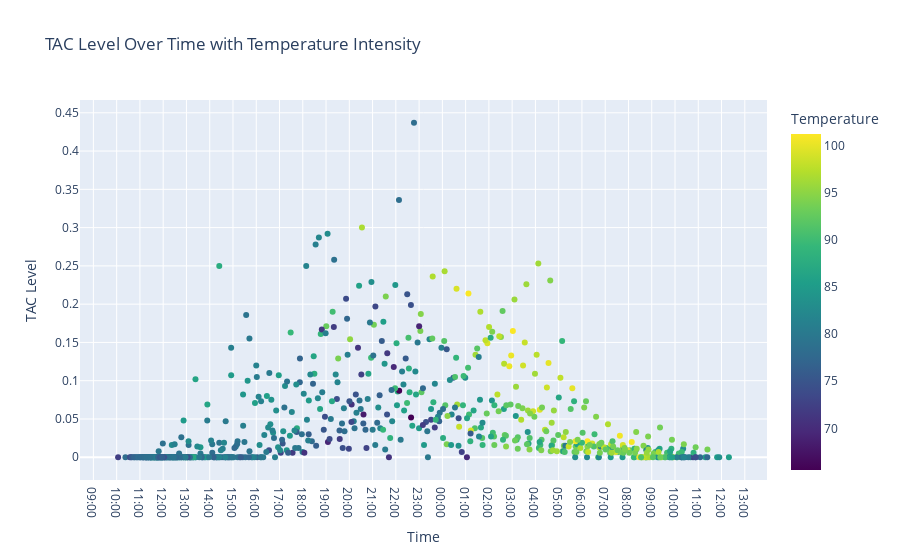

Notebook source saved alongside this figure:
### Markdown cell above
PLOTTING

### Code cell
raw_df['Time'] = pd.to_datetime(raw_df['Time'])

raw_df['Full Date'] = raw_df['Time'].dt.strftime('%Y-%m-%d %H:%M:%S')

fig = px.scatter(
    raw_df,
    x='Time',  
    y='TAC Level',  
    color='Temperature',  
    color_continuous_scale='viridis',  
    hover_data={'Full Date': True, 'IR Voltage': True, 'TAC Level': True},  
    title='TAC Level Over Time with Temperature Intensity'
)

fig.update_xaxes(
    tickformat='%H:%M',  
    dtick=3600 * 1000 
)

fig.show()

### Figure 1 — Plotly figure (JSON) as saved in the notebook; plotly's stock layout.template omitted (floating-point values rounded to 4 significant figures; data arrays with more than 128 entries replaced by an {"elided": "..."} marker saying what was removed)
{"data": [{"customdata": {"elided": "714x2 mixed values"}, "hovertemplate": "Time=%{x}<br>TAC Level=%{y}<br>Full Date=%{customdata[0]}<br>IR Voltage=%{customdata[1]}<br>Temperature=%{marker.color}<extra></extra>", "legendgroup": "", "marker": {"color": {"elided": "714 float values"}, "coloraxis": "coloraxis", "symbol": "circle"}, "mode": "markers", "name": "", "orientation": "v", "showlegend": false, "type": "scatter", "x": {"elided": "714 str values"}, "xaxis": "x", "y": {"elided": "714 float values"}, "yaxis": "y"}], "layout": {"coloraxis": {"colorbar": {"title": {"text": "Temperature"}}, "colorscale": [[0, "#440154"], [0.1111, "#482878"], [0.2222, "#3e4989"], [0.3333, "#31688e"], [0.4444, "#26828e"], [0.5556, "#1f9e89"], [0.6667, "#35b779"], [0.7778, "#6ece58"], [0.8889, "#b5de2b"], [1, "#fde725"]]}, "legend": {"tracegroupgap": 0}, "title": {"text": "TAC Level Over Time with Temperature Intensity"}, "xaxis": {"anchor": "y", "domain": [0, 1], "dtick": 3600000, "tickformat": "%H:%M", "title": {"text": "Time"}}, "yaxis": {"anchor": "x", "domain": [0, 1], "title": {"text": "TAC Level"}}}}
